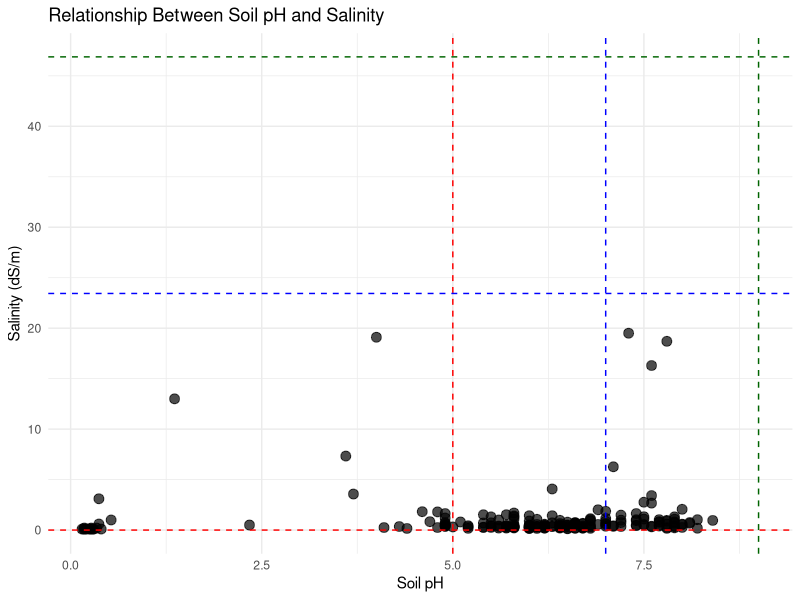

Here is the R script that generated this plot:
library(ggplot2)

plot_data <- read.csv("SoilChem_NMDS.csv")
plot_data$pH <- as.numeric(plot_data$pH)
plot_data$Salinity_dS_m <- as.numeric(plot_data$Salinity_dS_m)
plot_data <- na.omit(plot_data)

ggplot(plot_data, aes(x = pH, y = Salinity_dS_m)) + 
  geom_point(size = 3, alpha = 0.7) + 
  
  geom_vline(xintercept = 5, linetype = "dashed", color = "red") + 
  geom_vline(xintercept = 7, linetype = "dashed", color = "blue") + 
  geom_vline(xintercept = 9, linetype = "dashed", color = "darkgreen") +
  
  geom_hline(yintercept = 0, linetype = "dashed", color = "red") + 
  geom_hline(yintercept = 23.4375, linetype = "dashed", color = "blue") + 
  geom_hline(yintercept = 46.875, linetype = "dashed", color = "darkgreen") + 
  
  theme_minimal() + 
  labs(
    title = "Relationship Between Soil pH and Salinity", 
    x = "Soil pH",
    y = "Salinity (dS/m)"
  )
